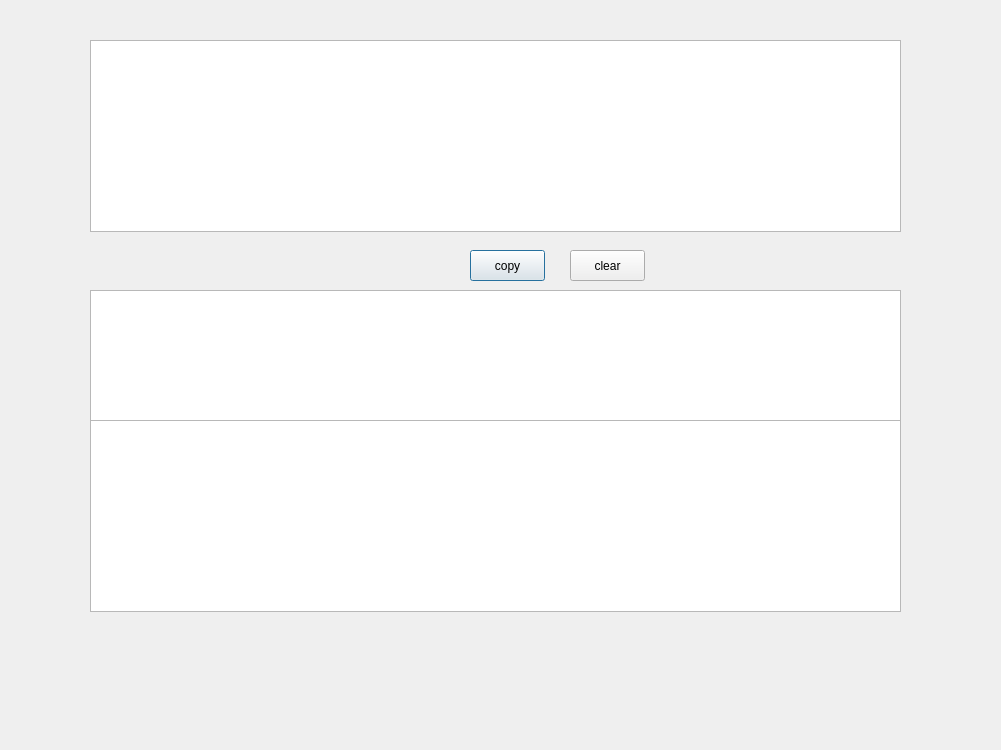
<?xml version="1.0" encoding="UTF-8"?>
<ui version="4.0">
 <class>Dialog</class>
 <widget class="QDialog" name="Dialog">
  <property name="enabled">
   <bool>true</bool>
  </property>
  <property name="geometry">
   <rect>
    <x>0</x>
    <y>0</y>
    <width>1001</width>
    <height>750</height>
   </rect>
  </property>
  <property name="minimumSize">
   <size>
    <width>1000</width>
    <height>750</height>
   </size>
  </property>
  <property name="windowTitle">
   <string>Dialog</string>
  </property>
  <widget class="QTextBrowser" name="textBrowser">
   <property name="geometry">
    <rect>
     <x>90</x>
     <y>290</y>
     <width>811</width>
     <height>131</height>
    </rect>
   </property>
   <property name="html">
    <string>&lt;!DOCTYPE HTML PUBLIC &quot;-//W3C//DTD HTML 4.0//EN&quot; &quot;http://www.w3.org/TR/REC-html40/strict.dtd&quot;&gt;
&lt;html&gt;&lt;head&gt;&lt;meta name=&quot;qrichtext&quot; content=&quot;1&quot; /&gt;&lt;style type=&quot;text/css&quot;&gt;
p, li { white-space: pre-wrap; }
&lt;/style&gt;&lt;/head&gt;&lt;body style=&quot; font-family:'SimSun'; font-size:9pt; font-weight:400; font-style:normal;&quot;&gt;
&lt;p style=&quot;-qt-paragraph-type:empty; margin-top:0px; margin-bottom:0px; margin-left:0px; margin-right:0px; -qt-block-indent:0; text-indent:0px;&quot;&gt;&lt;br /&gt;&lt;/p&gt;&lt;/body&gt;&lt;/html&gt;</string>
   </property>
  </widget>
  <widget class="QGraphicsView" name="graphicsView">
   <property name="geometry">
    <rect>
     <x>90</x>
     <y>420</y>
     <width>811</width>
     <height>192</height>
    </rect>
   </property>
  </widget>
  <widget class="QGraphicsView" name="graphicsView_2">
   <property name="geometry">
    <rect>
     <x>90</x>
     <y>40</y>
     <width>811</width>
     <height>192</height>
    </rect>
   </property>
  </widget>
  <widget class="QPushButton" name="pushButton">
   <property name="geometry">
    <rect>
     <x>470</x>
     <y>250</y>
     <width>75</width>
     <height>31</height>
    </rect>
   </property>
   <property name="text">
    <string>copy</string>
   </property>
  </widget>
  <widget class="QPushButton" name="pushButton_2">
   <property name="geometry">
    <rect>
     <x>570</x>
     <y>250</y>
     <width>75</width>
     <height>31</height>
    </rect>
   </property>
   <property name="text">
    <string>clear</string>
   </property>
  </widget>
 </widget>
 <resources/>
 <connections/>
</ui>
